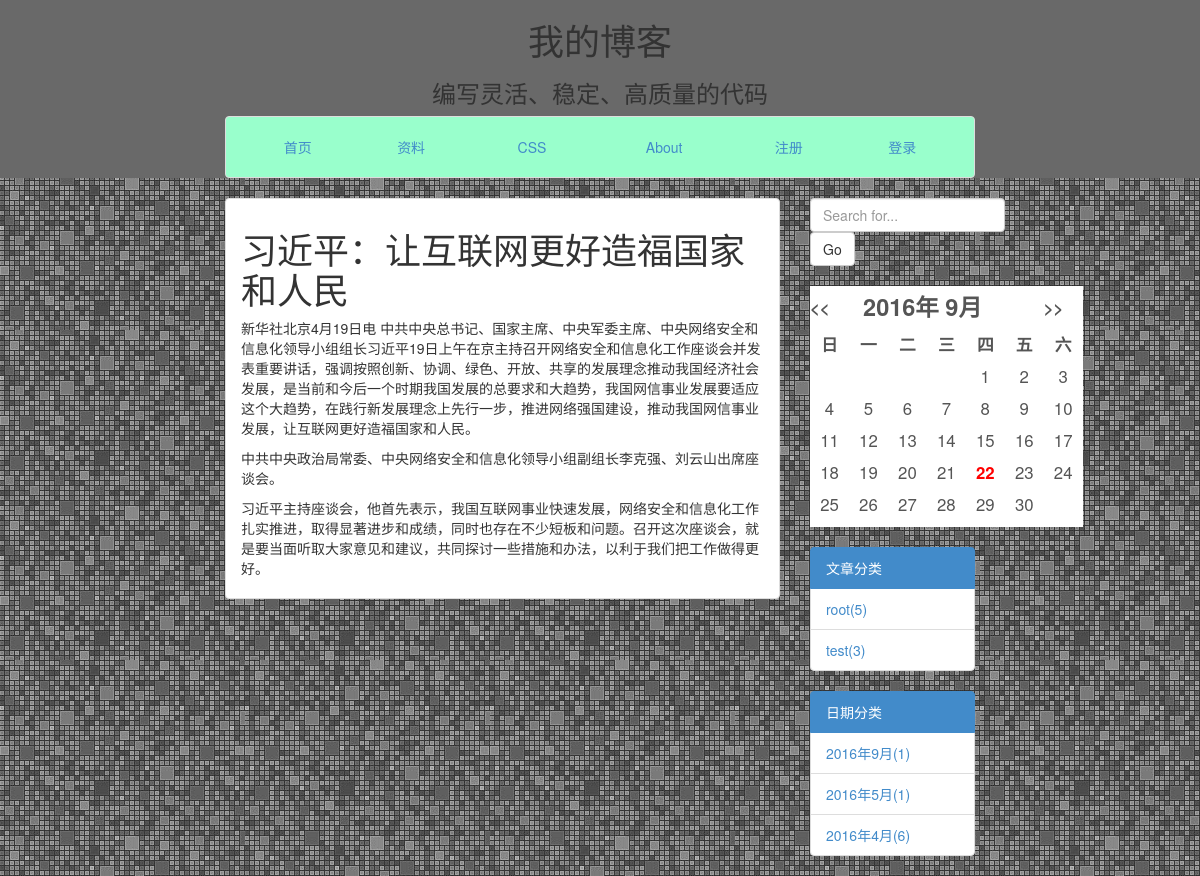
/blog/main/2/, run on the app's committed database.
### blog/models.py (models this page shows, shortened)
class Article(models.Model):
    title = models.CharField(max_length=100)
    author = models.ForeignKey(User)
    content = models.TextField()
    category = models.ForeignKey(Category, blank=True, null=True)
    cre_date = models.DateTimeField(auto_now_add=True)
    update = models.DateTimeField(auto_now_add=True)
    status = models.SmallIntegerField(default=0,choices=STATUS.items())

class Category(models.Model):
    name = models.CharField(max_length=30)
    class Meta:
        ordering = ['-id']

### blog/views.py (the view)
# urls.py: url(r'^main/(?P<pk>[0-9]+)/$', views.ArticleDetailView.as_view(),name='detail'),
class ArticleDetailView(DetailView):
    model = Article
    context_object_name = 'article'
    template_name = 'blog/main/detail.html'

### blog/custom_processors.py (called while the page is built)
def month_list(request):
    articles = Article.objects.all()
    year_month = set()
    for a in articles:
        year_month.add((a.cre_date.year,a.cre_date.month))
    counter = {}.fromkeys(year_month,0)
    for a in articles:
        counter[(a.cre_date.year,a.cre_date.month)] += 1
    year_month_number = []
    for key in counter:
        year_month_number.append([key[0],key[1],counter[key]])
    year_month_number.sort(reverse=True)
    return {'year_month_number': year_month_number}

def category(request):
    category1 = Category.objects.annotate(num_article=Count('article'))
    return {"categories": category1}

### blog/templatetags/custom_markdown.py (called while the page is built)
@register.filter(is_safe=True)  # 注册template filter
@stringfilter  # 希望字符串作为参数
def custom_markdown(value):
    return mark_safe(markdown.markdown(value,
                                       extensions=['markdown.extensions.fenced_code', 'markdown.extensions.codehilite'],
                                       safe_mode=True,
                                       enable_attributes=False))

### blog/templates/blog/main/detail.html
{% extends "blog/base.html" %}
{% load custom_markdown %}
    {% block context %}
		<div class="list-group-item ">
			<h1>{{ article.title }}</h1>
            <p>{{ article.content|custom_markdown }}</p>
		</div>
    {% endblock context %}

### blog/templates/blog/side/category.html
{% block category %}
<div class="list-group">
                <a class="list-group-item active">
                文章分类
                </a>
                {% if categories %}
                {% for c in categories %}
                <li class="list-group-item">
                <a href="{% url 'blog:category' c.name %}">{{ c.name }}({{ c.num_article }})</a>
                </li>
                {% endfor %}
                {% endif %}
</div>
{% endblock category %}

### data on the page
Article: title "习近平：让互联网更好造福国家和人民", content|custom_markdown "新华社北京4月19日电 中共中央总书记、国家主席、中央军委主席、中央网络安全和信息化领导小组组长习近平19日上午在京主持召开网络安全和信息化工作座谈会并发表重要讲话，强调按照创新、协调、绿色、开放、共享的发展理念推动我国经济社会发展，是当前和今后一个时期我国发展的总要求和大趋势，我国网信事业发展要适应这个大趋势，在践行新发展理念上先行一步，推进网络强国建设，推动我国网信事业发展，让互联网更好造福国家和人民。 中共中央政治局常委、中央网络安全和信息化领导小组副组长李克强、刘云山出席座谈会。 习近平主持座谈会，他首先表示，我国互联网事业快速发展，网络安全和信息化工作扎实推进，取得显著进步和成绩，同时也存在不少短板和问题。召开这次座谈会，就是要当面听取大家意见和建议，共同探讨一些措施和办法，以利于我们把工作做得更好。"
Category: name "root", num_article "5"
Category: name "test", num_article "3"

### other printed values
{{ y }} "2016" "2016" "2016"
{{ m }} "9" "5" "4"
{{ n }} "1" "1" "6"
